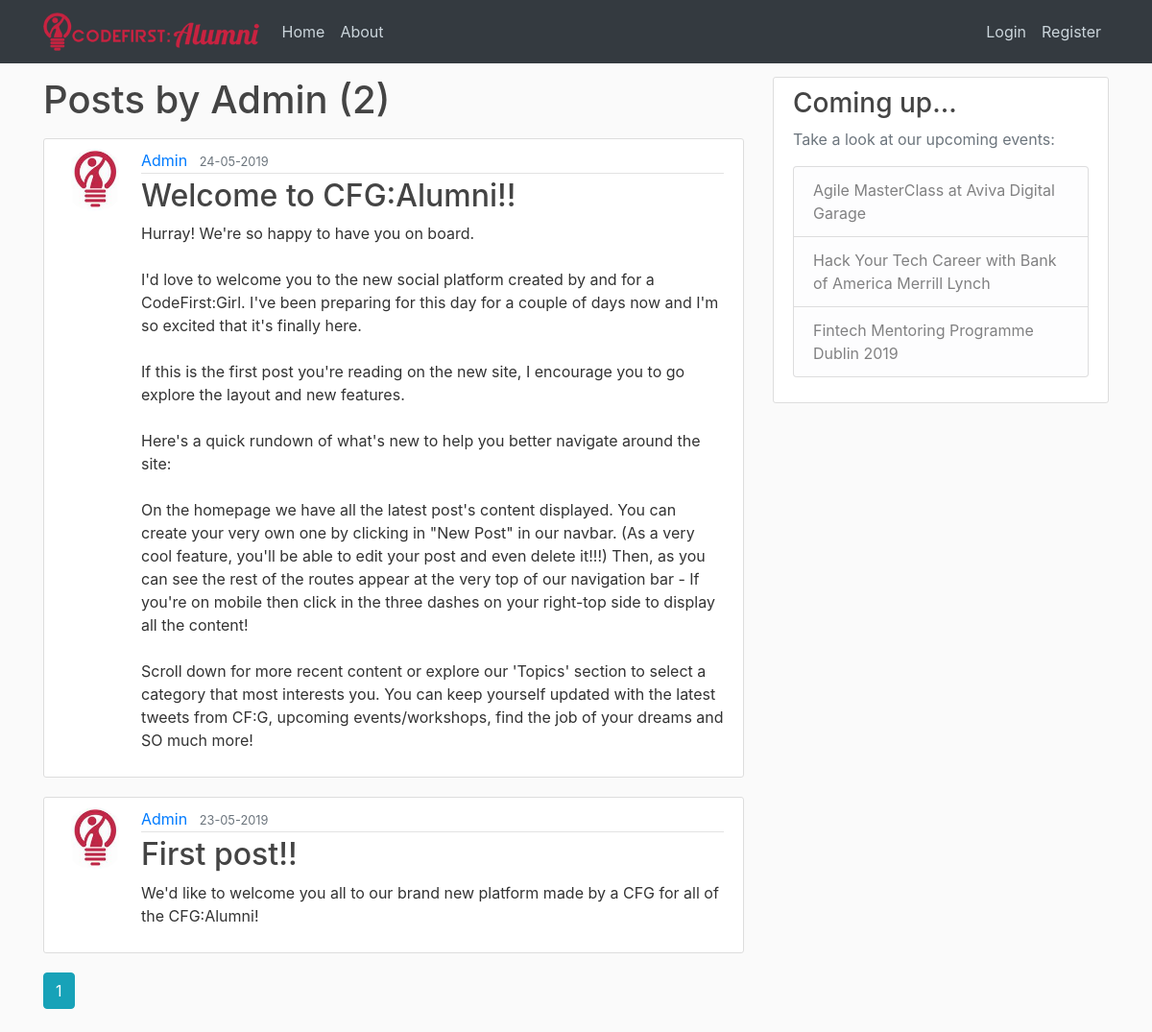
/user/Admin, run on the app's committed database.
### project/models.py (models this page shows, shortened)
class User(db.Model, UserMixin):
    id = db.Column(db.Integer, primary_key=True) #unique id for an user
    username = db.Column(db.String(20), unique=True, nullable=False)
    email = db.Column(db.String(120), unique=True, nullable=False)
    image_file = db.Column(db.String(20), nullable=False, default='default.jpg') #default image
    password = db.Column(db.String(60), nullable=False) #not unique because users can have the same password
    posts = db.relationship('Post', backref='author', lazy=True) # lazy=True loads the data from the db when necessary

class Post(db.Model):
    id = db.Column(db.Integer, primary_key=True)
    title = db.Column(db.String(100), nullable=False)
    date_posted = db.Column(db.DateTime, nullable=False, default=datetime.utcnow) #coordinated universal time
    content = db.Column(db.Text, nullable=False)
    user_id = db.Column(db.Integer, db.ForeignKey('user.id'), nullable=False)#relationship to our user model

### project/routes.py (the view)
@app.route("/user/<string:username>")
def user_posts(username):
    page = request.args.get('page', 1, type=int)
    user = User.query.filter_by(username=username).first_or_404() #get the first username otherwishe throw and 404 not found error (none)
    posts = Post.query.filter_by(author=user)\
        .order_by(Post.date_posted.desc())\
        .paginate(page=page, per_page=5)
    return render_template('user_posts.html', posts=posts, user=user)

### project/templates/user_posts.html
{% extends "layout.html" %}
{% block content %}
    <h1 class="mb-3">Posts by {{ user.username }} ({{ posts.total }})</h1>
    {% for post in posts.items %}
        <article class="media content-section">
          <img class="rounded-circle article-img" src="{{ url_for('static', filename='profile_pics/' + post.author.image_file) }}">
          <div class="media-body">
            <div class="article-metadata">
              <a class="mr-2" href="{{ url_for('user_posts', username=post.author.username) }}">{{ post.author.username }}</a>
              <small class="text-muted">{{ post.date_posted.strftime('%d-%m-%Y') }}</small>
            </div>
            <h2><a class="article-title" href="{{ url_for('post', post_id=post.id) }}">{{ post.title }}</a></h2>
            <p class="article-content">{{ post.content }}</p>
          </div>
        </article>
    {% endfor %}
    {% for page_num in posts.iter_pages(left_edge=1, right_edge=1, left_current=1, right_current=2) %}
      {% if page_num %}
        {% if posts.page == page_num %}
          <a class="btn btn-info mb-4" href="{{ url_for('user_posts', username=user.username, page=page_num) }}">{{ page_num }}</a>
        {% else %}
          <a class="btn btn-outline-info mb-4" href="{{ url_for('user_posts', username=user.username, page=page_num) }}">{{ page_num }}</a>
        {% endif %}
      {% else %}
        ...
      {% endif %}
    {% endfor %}
{% endblock content %}

### project/static/css/main.css (style rules this page uses)
html { font-family: 'Questrial', sans-serif; }
body { background: #fafafa; color: #333333; margin-top: 5rem; }
h1, h2, h3, h4, h5, h6 { color: #444444; }
.content-section { background: #ffffff; padding: 10px 20px; border: 1px solid #dddddd; border-radius: 3px; margin-bottom: 20px; }
.article-title { color: #444444; }
.article-content { white-space: pre-line; }
.article-img { height: 65px; width: 65px; margin-right: 16px; }
.article-metadata { padding-bottom: 1px; margin-bottom: 4px; border-bottom: 1px solid #e3e3e3 }

### data on the page
User: username "Admin"
Post: image_file (picture), author.username "Admin", date_posted "24-05-2019", title "Welcome to CFG:Alumni!!", content "Hurray! We're so happy to have you on board. I'd love to welcome you to the new social platform created by and for a CodeFirst:Girl. I've been preparing for this day for a couple of days now and I'm so excited that it's finally here. If this is the first post you're reading on the new site, I encourage you to go explore the layout and new features. Here's a quick rundown of what's new to help you better navigate around the site: On the homepage we have all the latest post's content displayed. You can create your very own one by clicking in \"New Post\" in our navbar. (As a very cool feature, you'll be able to edit your post and even delete it!!!) Then, as you can see the rest of the routes…"
Post: image_file (picture), author.username "Admin", date_posted "23-05-2019", title "First post!!", content "We'd like to welcome you all to our brand new platform made by a CFG for all of the CFG:Alumni!"

### other printed values
{{ posts.total }} "2"
{{ page_num }} "1"
